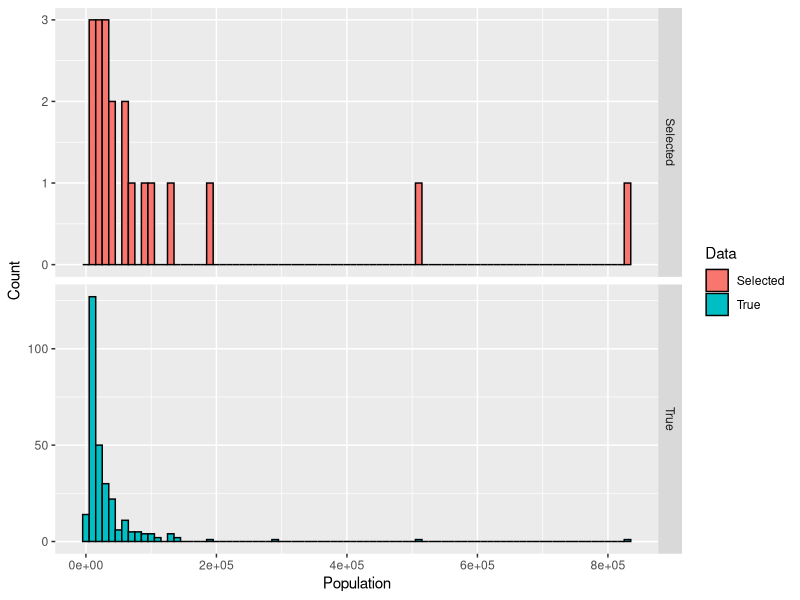
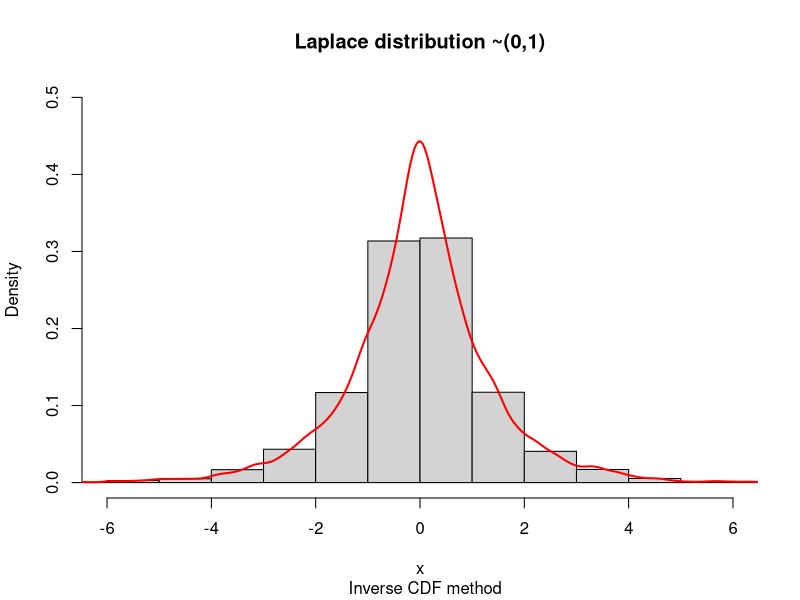
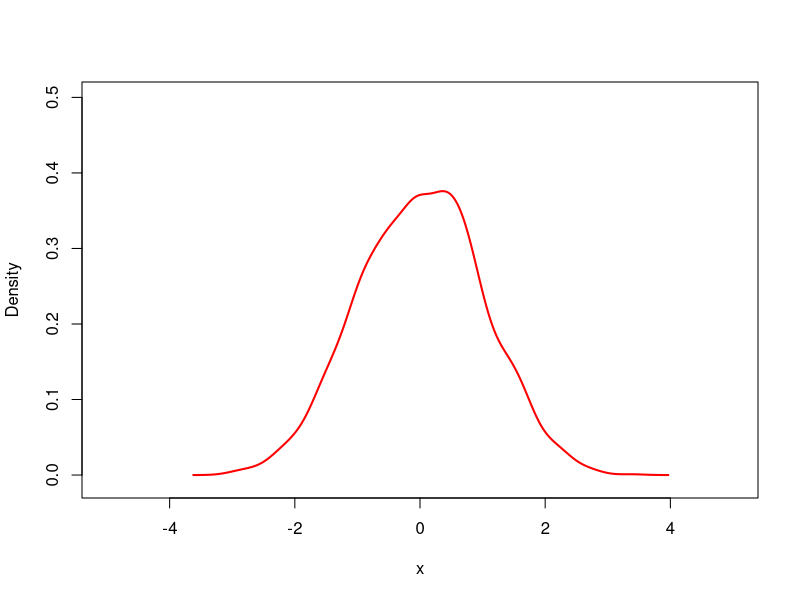

Write R code to recreate these figures, in order. (Note: this script raises an error after producing the figures.)
## ---- chunk 1
knitr::opts_chunk$set(echo = TRUE)
## ---- chunk 2
pop <- read.csv2("../data/population.csv", encoding = "latin1")
## ---- chunk 3
cityUnif <- function(data){
    data$prob <- data$Population / sum(data$Population)
    data$cumprob <- cumsum(data$prob)
    return(which.min(data$cumprob < runif(1)))
}
## ---- chunk 4
n <- 20
rmpop <- pop
selpop <- data.frame()

set.seed(123456)

for (i in 1:n) {
    popidx <- cityUnif(rmpop)
    selpop <- rbind(selpop, rmpop[popidx,])
    rmpop <- rmpop[-popidx,]
}
## ---- chunk 5
print(paste(as.character(selpop$Municipality), ":", selpop$Population))
## ---- chunk 6
library(ggplot2)

true_pop <- data.frame(pop=pop$Population)
picked_pop <- data.frame(pop=selpop$Population)

true_pop$data <- "True"
picked_pop$data <- "Selected"

plot_data <- rbind(true_pop, picked_pop)

ggplot(plot_data, aes(pop, fill=data)) +
    geom_histogram(color="black", binwidth=10000) +
    facet_grid(data ~ ., scales="free_y") +
    xlab("Population") + ylab("Count") +
    labs(fill="Data")
## ---- chunk 7
invLap <- function(){
    rng <- runif(1)

    if(rng > 0.5) {
        return(-log(2 - 2 * rng) )
    } else {
        return(log(2 * rng))
    }
}
## ---- chunk 8
plotdata <- sapply(1:10000,FUN = function(x) invLap())

hist(plotdata, prob = TRUE, ylim = c(0,0.5), xlim = c(-6,6),
     xlab = "x", main = "Laplace distribution ~(0,1)",
     sub = "  Inverse CDF method", breaks = 20)
lines(density(plotdata), col = "red", lwd = 2)
## ---- chunk 9
DE01 <- function(x) {
    (1 / 2) * exp(-abs(x))
}

ar <- function(c) {
  rej <- 0

  generated <- FALSE
  x <- c()

  while(!generated){
      y <- invLap() # Y ~ f_y
      u <- runif(1) # U(0,1)

      fx <- dnorm(y, mean = 0, sd = 1) # fx(y)
      fy <- DE01(y) #f_y

      if(u < fx / (c * fy)){
          return(c(y, rej))  #alt. set x <- y and generated = TRUE, to end the loop
      }

      rej <- rej + 1
  }
}
## ---- chunk 10
ARsim <- data.frame(rn = 1, rej = 1)
c <- 1.32

for(i in 1:2000){
    ARsim[i,] <- ar(c=c)
}
## ---- chunk 11
plot(x = 0, y = 0, col ="white", xlim = c(-5,5),
     ylim = c(-0.01,0.5), xlab = "x", ylab = "Density" )
lines(density(ARsim$rn), col="red", lwd=2)
lines(density(nor), col="blue", lwd=2)
## ---- chunk 12
par(mfrow = c(1,2))
hist(ARsim$rn, main = "Simulated Normal", xlab = "x",
     col = "orange",  breaks = 30)

set.seed(123456)
hist(rnorm(2000,0,1), main = "Normal drawn from rnorm", xlab = "x",
     col = "lightgreen", breaks = 30 )
## ---- chunk 13
par(mfrow = c(1,1))
## ---- chunk 14
options(digits=3)
